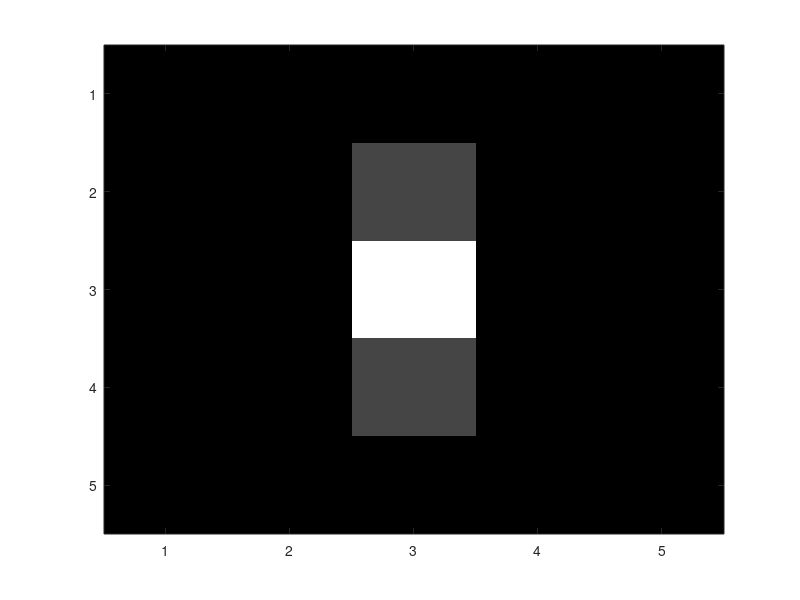

Source code (MATLAB):
function gb=gabor_fn(bw,gamma,psi,lambda,theta)
% bw    = bandwidth, (1)
% gamma = aspect ratio, (0.5)
% psi   = phase shift, (0)
% lambda= wave length, (>=2)
% theta = angle in rad, [0 pi)
if nargin<1
    bw    = 2;
gamma =  0.5;
psi   =  0;
lambda = 1;
theta = pi;
end

sigma = lambda/pi*sqrt(log(2)/2)*(2^bw+1)/(2^bw-1);
sigma_x = sigma;
sigma_y = sigma/gamma;

sz=fix(8*max(sigma_y,sigma_x));
if mod(sz,2)==0, sz=sz+1;end

% alternatively, use a fixed size
% sz = 60;

[x y]=meshgrid(-fix(sz/2):fix(sz/2),fix(sz/2):-1:fix(-sz/2));
% x (right +)
% y (up +)

% Rotation
x_theta=x*cos(theta)+y*sin(theta);
y_theta=-x*sin(theta)+y*cos(theta);

gb=exp(-0.5*(x_theta.^2/sigma_x^2+y_theta.^2/sigma_y^2)).*cos(2*pi/lambda*x_theta+psi);
if ~nargout
    imagesc(gb);
    colormap gray
end